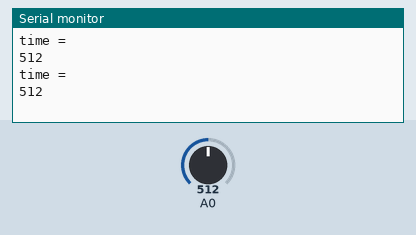
This sketch was run on a simulated Arduino Uno, built with avr-gcc and run on an emulated ATmega328P. Parts: the last lines printed to the serial monitor. Inputs (shaded band) come from the test bench; at power-on: A0 = 512.

Above: at 3.4 s.
3.5 s: A0 set to 716
At 6.7 s:
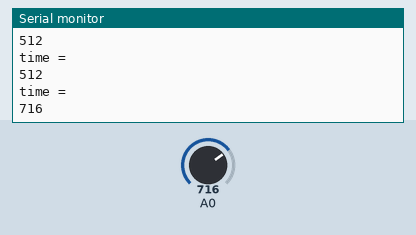
6.9 s: A0 set to 900
At 9.8 s:
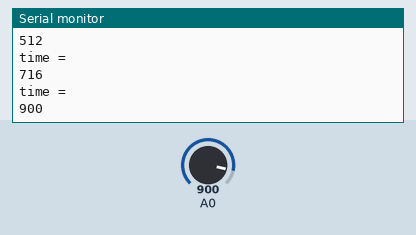
Timing chart, 0 to 11.3 s (numbered marks = the images above; inputs shaded):
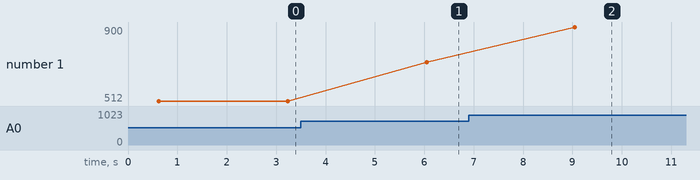

The sketch:

2023-0307_SerialMonitor.ino
```cpp
int time = 500;

void setup() {
  // initialize serial communication at 9600 bits per second:
  Serial.begin(9600);
}

// the loop routine runs over and over again forever:
void loop() {
  // read the input on analog pin 0:
  time = analogRead(A0);
  int Delay = 100 + time;
  delay(Delay);
  Serial.println("time = ");
  Serial.println(time);
  delay(2000);
}
```

Measured:
- after the input at 3.5 s, the serial monitor: prints a new line after 2.6 s (image 1)
- after the input at 6.9 s, the serial monitor: prints a new line after 2.2 s (image 2)
- plotted number 1: 512 → 716 after the input at 3.5 s, 716 → 900 after the input at 6.9 s
